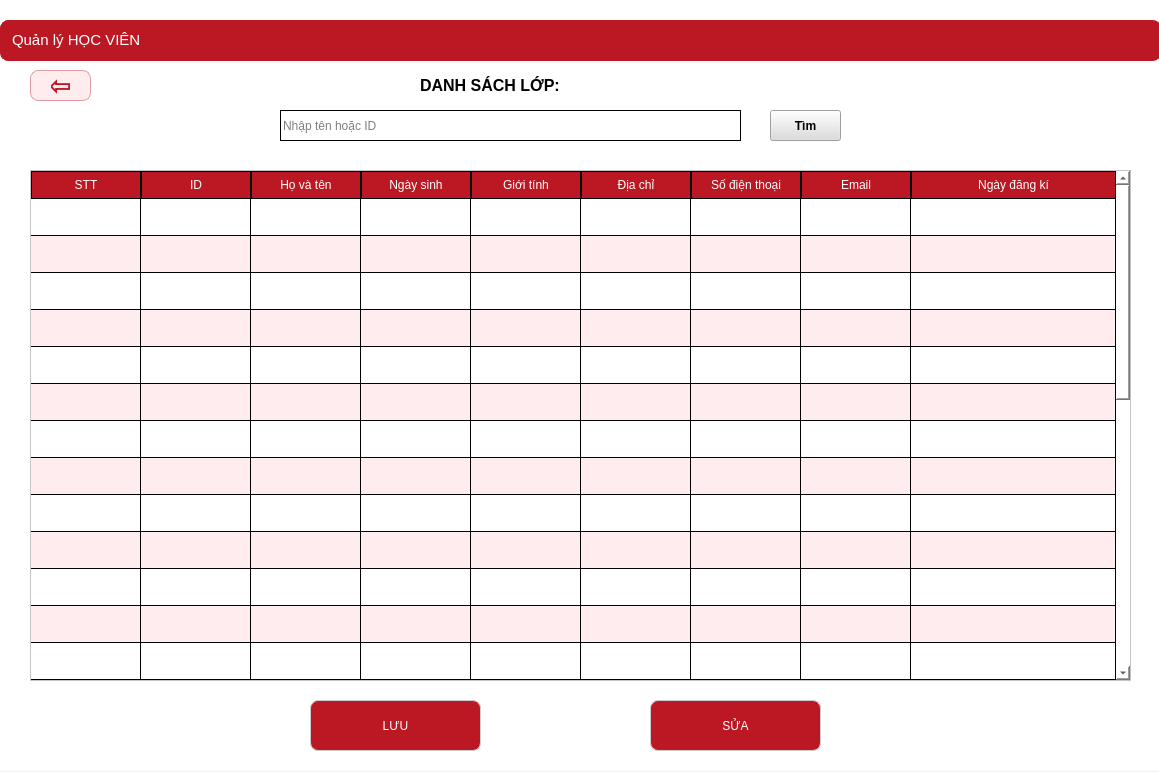
<?xml version="1.0" encoding="UTF-8"?>
<ui version="4.0">
 <class>Dialog</class>
 <widget class="QDialog" name="Dialog">
  <property name="geometry">
   <rect>
    <x>0</x>
    <y>0</y>
    <width>1159</width>
    <height>772</height>
   </rect>
  </property>
  <property name="windowTitle">
   <string>Dialog</string>
  </property>
  <widget class="QWidget" name="widget_2" native="true">
   <property name="geometry">
    <rect>
     <x>0</x>
     <y>0</y>
     <width>1161</width>
     <height>771</height>
    </rect>
   </property>
   <property name="styleSheet">
    <string notr="true">background: white;
</string>
   </property>
   <widget class="QTableWidget" name="dshv">
    <property name="geometry">
     <rect>
      <x>30</x>
      <y>170</y>
      <width>1101</width>
      <height>511</height>
     </rect>
    </property>
    <property name="styleSheet">
     <string notr="true">QTableWidget {
	font: 75 9pt &quot;MS Shell Dlg 2&quot;;
    background-color: white;
	alternate-background-color:#ffecee;
    gridline-color: black;
}

QHeaderView::section {
    background-color: #bc1823;
    color: white;
    padding: 4px;
    border: 1px solid black;
}

</string>
    </property>
    <property name="verticalScrollBarPolicy">
     <enum>Qt::ScrollBarAsNeeded</enum>
    </property>
    <property name="showDropIndicator" stdset="0">
     <bool>true</bool>
    </property>
    <property name="dragDropOverwriteMode">
     <bool>true</bool>
    </property>
    <property name="alternatingRowColors">
     <bool>true</bool>
    </property>
    <property name="showGrid">
     <bool>true</bool>
    </property>
    <attribute name="horizontalHeaderDefaultSectionSize">
     <number>110</number>
    </attribute>
    <attribute name="horizontalHeaderShowSortIndicator" stdset="0">
     <bool>false</bool>
    </attribute>
    <attribute name="horizontalHeaderStretchLastSection">
     <bool>true</bool>
    </attribute>
    <attribute name="verticalHeaderVisible">
     <bool>false</bool>
    </attribute>
    <attribute name="verticalHeaderDefaultSectionSize">
     <number>37</number>
    </attribute>
    <attribute name="verticalHeaderShowSortIndicator" stdset="0">
     <bool>false</bool>
    </attribute>
    <row>
     <property name="text">
      <string/>
     </property>
    </row>
    <row>
     <property name="text">
      <string/>
     </property>
    </row>
    <row>
     <property name="text">
      <string/>
     </property>
    </row>
    <row>
     <property name="text">
      <string/>
     </property>
    </row>
    <row>
     <property name="text">
      <string/>
     </property>
    </row>
    <row>
     <property name="text">
      <string/>
     </property>
    </row>
    <row>
     <property name="text">
      <string/>
     </property>
    </row>
    <row>
     <property name="text">
      <string>New Row</string>
     </property>
    </row>
    <row>
     <property name="text">
      <string/>
     </property>
    </row>
    <row>
     <property name="text">
      <string/>
     </property>
    </row>
    <row>
     <property name="text">
      <string/>
     </property>
    </row>
    <row>
     <property name="text">
      <string/>
     </property>
    </row>
    <row>
     <property name="text">
      <string/>
     </property>
    </row>
    <row>
     <property name="text">
      <string/>
     </property>
    </row>
    <row>
     <property name="text">
      <string/>
     </property>
    </row>
    <row>
     <property name="text">
      <string/>
     </property>
    </row>
    <row>
     <property name="text">
      <string/>
     </property>
    </row>
    <row>
     <property name="text">
      <string/>
     </property>
    </row>
    <row>
     <property name="text">
      <string/>
     </property>
    </row>
    <row>
     <property name="text">
      <string/>
     </property>
    </row>
    <row>
     <property name="text">
      <string/>
     </property>
    </row>
    <row>
     <property name="text">
      <string/>
     </property>
    </row>
    <row>
     <property name="text">
      <string/>
     </property>
    </row>
    <row>
     <property name="text">
      <string/>
     </property>
    </row>
    <row>
     <property name="text">
      <string/>
     </property>
    </row>
    <row>
     <property name="text">
      <string/>
     </property>
    </row>
    <row>
     <property name="text">
      <string/>
     </property>
    </row>
    <row>
     <property name="text">
      <string/>
     </property>
    </row>
    <row>
     <property name="text">
      <string/>
     </property>
    </row>
    <column>
     <property name="text">
      <string>STT</string>
     </property>
    </column>
    <column>
     <property name="text">
      <string>ID</string>
     </property>
    </column>
    <column>
     <property name="text">
      <string>Họ và tên</string>
     </property>
    </column>
    <column>
     <property name="text">
      <string>Ngày sinh</string>
     </property>
    </column>
    <column>
     <property name="text">
      <string>Giới tính</string>
     </property>
    </column>
    <column>
     <property name="text">
      <string>Địa chỉ</string>
     </property>
    </column>
    <column>
     <property name="text">
      <string>Số điện thoại</string>
     </property>
    </column>
    <column>
     <property name="text">
      <string>Email</string>
     </property>
    </column>
    <column>
     <property name="text">
      <string>Ngày đăng kí</string>
     </property>
    </column>
    <item row="0" column="0">
     <property name="text">
      <string/>
     </property>
     <property name="font">
      <font>
       <pointsize>10</pointsize>
       <weight>75</weight>
       <bold>true</bold>
      </font>
     </property>
    </item>
   </widget>
   <widget class="QLabel" name="label_12">
    <property name="geometry">
     <rect>
      <x>420</x>
      <y>70</y>
      <width>181</width>
      <height>31</height>
     </rect>
    </property>
    <property name="font">
     <font>
      <pointsize>12</pointsize>
      <weight>75</weight>
      <bold>true</bold>
     </font>
    </property>
    <property name="text">
     <string>DANH SÁCH LỚP:</string>
    </property>
   </widget>
   <widget class="QPushButton" name="Button_return">
    <property name="geometry">
     <rect>
      <x>30</x>
      <y>70</y>
      <width>61</width>
      <height>31</height>
     </rect>
    </property>
    <property name="font">
     <font>
      <family>Segoe UI</family>
      <pointsize>20</pointsize>
      <weight>75</weight>
      <bold>true</bold>
     </font>
    </property>
    <property name="styleSheet">
     <string notr="true">QPushButton {
    /* Màu nền và viền */
    background-color: #ffecee; 
    border: 1px solid #df9da2;
    border-radius: 8px; /* Tăng bo góc một chút cho hợp với chữ to */
    
    /* Chữ: In đậm, Cỡ 25pt, Font Segoe UI */
    color: #bc1823;
    font-family: &quot;Segoe UI&quot;;
    font-size: 20pt;
    font-weight: bold;
    
    /* Đệm thêm khoảng trống xung quanh chữ */
    padding: 5px 20px;
}

QPushButton:hover {
    background-color: #f8d7da;
    border: 2px solid #bc1823; /* Viền dày hơn khi di chuột */
}

QPushButton:pressed {
    background-color: #df9da2;
    color: white;
}</string>
    </property>
    <property name="text">
     <string>⇦</string>
    </property>
    <property name="icon">
     <iconset theme="\u2b05">
      <normaloff>../../Downloads</normaloff>../../Downloads</iconset>
    </property>
    <property name="iconSize">
     <size>
      <width>25</width>
      <height>25</height>
     </size>
    </property>
   </widget>
   <widget class="QLabel" name="label_quanlyhocvien_2">
    <property name="geometry">
     <rect>
      <x>0</x>
      <y>20</y>
      <width>1161</width>
      <height>41</height>
     </rect>
    </property>
    <property name="styleSheet">
     <string notr="true">QLabel {
    /* Màu nền đỏ đậm thương hiệu của Trầm */
    background-color: #bc1823;
    
    /* Chữ trắng, in hoa và đậm (Bold 700) */
    color: white;
    font: 700 10pt &quot;Segoe UI&quot;;
    text-transform: uppercase;
    
    /* Bo góc và viền để khớp với Dashboard */
    border-radius: 8px;
    border: 1px solid #bc1823;
    
    /* Căn giữa chữ tuyệt đối */
    qproperty-alignment: 'AlignCenter';
    padding: 8px;
}

/* Hiệu ứng khi di chuột vào để giao diện sinh động hơn */
QLabel:hover {
    background-color: #ffecee; /* Đổi sang nền hồng nhạt */
    color: #bc1823;           /* Chữ chuyển sang đỏ đậm */
    border: 1px solid #df9da2;
}</string>
    </property>
    <property name="text">
     <string>&lt;html&gt;&lt;head/&gt;&lt;body&gt;&lt;p&gt;&lt;span style=&quot; font-size:11pt;&quot;&gt;Quản lý HỌC VIÊN&lt;/span&gt;&lt;/p&gt;&lt;/body&gt;&lt;/html&gt;</string>
    </property>
   </widget>
   <widget class="QLabel" name="Malop">
    <property name="geometry">
     <rect>
      <x>600</x>
      <y>70</y>
      <width>81</width>
      <height>31</height>
     </rect>
    </property>
    <property name="font">
     <font>
      <pointsize>12</pointsize>
      <weight>75</weight>
      <bold>true</bold>
     </font>
    </property>
    <property name="text">
     <string/>
    </property>
   </widget>
   <widget class="QPushButton" name="btnluu">
    <property name="geometry">
     <rect>
      <x>310</x>
      <y>700</y>
      <width>171</width>
      <height>51</height>
     </rect>
    </property>
    <property name="styleSheet">
     <string notr="true">QPushButton {
    /* Font Segoe UI, cỡ chữ 10pt, độ đậm 700 (Bold) */
    font: 700 10pt &quot;Segoe UI&quot;; 
    color: white;
    background-color: #bc1823;
    border-radius: 8px; /* Bo góc 8px theo yêu cầu của bạn */
    padding: 12px;      /* Padding 12px theo yêu cầu của bạn */
    border: 1px solid #ccc;
    text-transform: uppercase; /* In hoa toàn bộ chữ để trông quyền lực hơn (tùy chọn) */
}

QPushButton:hover {
    background-color: #ffecee;
    color: #bc1823; /* Chữ đỏ đậm trên nền hồng nhạt sẽ đẹp hơn đen */
    border: 2px solid #df9da2;
}</string>
    </property>
    <property name="text">
     <string>LƯU</string>
    </property>
   </widget>
   <widget class="QLineEdit" name="txtSearch">
    <property name="geometry">
     <rect>
      <x>280</x>
      <y>110</y>
      <width>461</width>
      <height>31</height>
     </rect>
    </property>
    <property name="styleSheet">
     <string notr="true">QLineEdit {
    border: 1px solid black;
}
</string>
    </property>
    <property name="placeholderText">
     <string>Nhập tên hoặc ID</string>
    </property>
   </widget>
   <widget class="QPushButton" name="search">
    <property name="geometry">
     <rect>
      <x>770</x>
      <y>110</y>
      <width>71</width>
      <height>31</height>
     </rect>
    </property>
    <property name="font">
     <font>
      <pointsize>9</pointsize>
      <weight>75</weight>
      <bold>true</bold>
     </font>
    </property>
    <property name="styleSheet">
     <string notr="true">background:rgb(221, 221, 221)</string>
    </property>
    <property name="text">
     <string>Tìm</string>
    </property>
   </widget>
   <widget class="QPushButton" name="btnsua">
    <property name="geometry">
     <rect>
      <x>650</x>
      <y>700</y>
      <width>171</width>
      <height>51</height>
     </rect>
    </property>
    <property name="styleSheet">
     <string notr="true">QPushButton {
    /* Font Segoe UI, cỡ chữ 10pt, độ đậm 700 (Bold) */
    font: 700 10pt &quot;Segoe UI&quot;; 
    color: white;
    background-color: #bc1823;
    border-radius: 8px; /* Bo góc 8px theo yêu cầu của bạn */
    padding: 12px;      /* Padding 12px theo yêu cầu của bạn */
    border: 1px solid #ccc;
    text-transform: uppercase; /* In hoa toàn bộ chữ để trông quyền lực hơn (tùy chọn) */
}

QPushButton:hover {
    background-color: #ffecee;
    color: #bc1823; /* Chữ đỏ đậm trên nền hồng nhạt sẽ đẹp hơn đen */
    border: 2px solid #df9da2;
}</string>
    </property>
    <property name="text">
     <string>SỬA</string>
    </property>
   </widget>
  </widget>
 </widget>
 <resources/>
 <connections/>
</ui>
